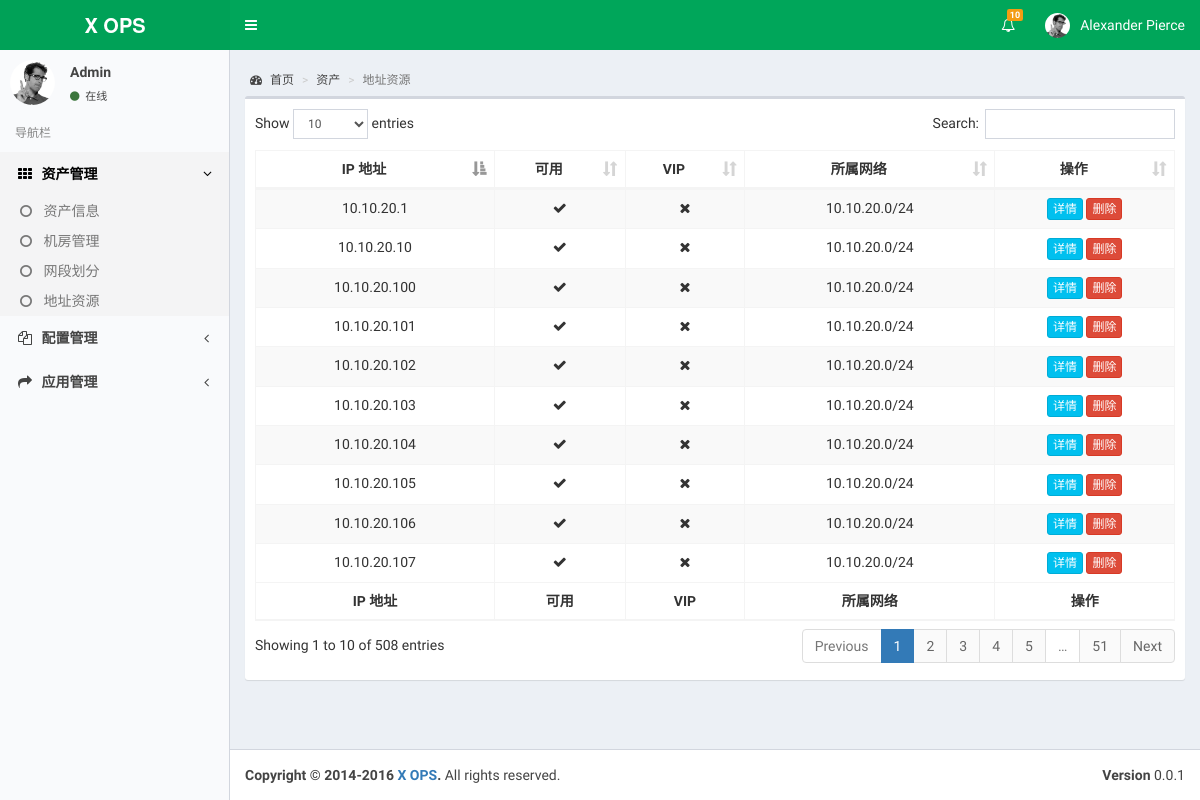
Before: /address with the older database file.
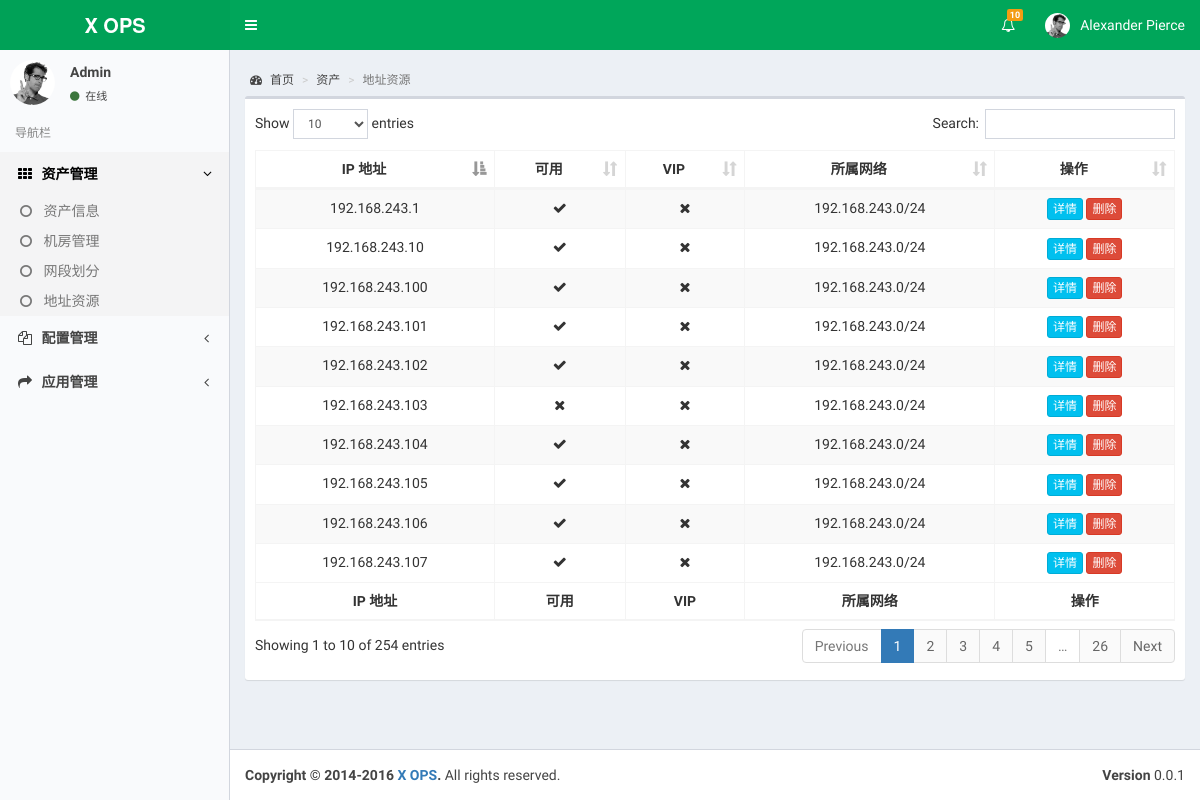
After: the same page with the newer database file.
### cmdb/models.py (models this page shows, shortened)
class IpAddress(models.Model):
    ip_address = models.CharField('IP地址', max_length=20)
    network = models.ForeignKey(Network)
    is_vip = models.BooleanField('是否是vip', default=False)
    class Meta:
        verbose_name = 'IP地址'
        verbose_name_plural = verbose_name
        ordering = ['-ip_address']
    @property
    def is_used(self):
        if self.asset_set.count() == 1:
            return True
        else:
            return False
    def __unicode__(self):
        return self.ip_address
    __str__ = __unicode__

class Network(models.Model):
    usage = models.CharField('用途', max_length=100)
    subnet = models.CharField('子网', max_length=20)
    netmask = models.PositiveSmallIntegerField('网络掩码')
    idc = models.ForeignKey(Idc)
    date = models.DateTimeField('添加时间', auto_now=True)
    class Meta:
        verbose_name = '网络'
        verbose_name_plural = verbose_name
    def __unicode__(self):
        return "%s/%d" % (self.subnet, self.netmask)
    __str__ = __unicode__

### cmdb/views.py (the view)
# urls.py: url(r'^address$', views.IpAddressListView.as_view(), name='address'),
class IpAddressListView(ListView):
    model = models.IpAddress
    context_object_name = 'addresses'
    template_name = 'cmdb/address.html'

### cmdb/templates/cmdb/address.html (shortened to what this page needs)
{% extends 'base.html' %}
{% block custom_css %}
<link rel="stylesheet" href="/static/css/dataTables.bootstrap.min.css">
{% endblock %}
{% block content %}
  <div class="content-wrapper">
    <section class="content-header">
      <ol class="breadcrumb">
        <li><a href="{% url 'cmdb:index' %}"><i class="fa fa-dashboard"></i> 首页</a></li>
        <li><a href="{% url 'cmdb:asset' %}">资产</a></li>
        <li class="active">地址资源</li>
      </ol>
    </section>
    <section class="content">
      <div class="row">
        <div class="col-xs-12">
        <div class="box">
            <div class="box-body">
                <table id="address-table" class="table table-bordered table-striped">
                    <thead>
                    <tr>
                      <th class="text-center">IP 地址</th>
                      <th class="text-center">可用</th>
                      <th class="text-center">VIP</th>
                      <th class="text-center">所属网络</th>
                      <th class="text-center">操作</th>
                    </tr>
                    </thead>
                    <tbody>
                    {% for address in addresses %}
                      <tr class="text-center">
                        <td>{{ address.ip_address }}</td>
                        <td><span class="fa {% if address.is_used %}fa-close{% else %}fa-check{% endif %}"></span></td>
                        <td><span class="fa {% if address.is_vip %}fa-check{% else %}fa-close{% endif %}"></span></td>
                        <td>{{ address.network }}</td>
                        <td>
                            <a href="#" class="btn btn-xs btn-info">详情</a>
                            <a href="#" class="btn btn-xs btn-danger">删除</a>
                        </td>
                      </tr>
                    {% endfor %}
                    </tbody>
                    <tfoot>
                    <tr>
                      <th class="text-center">IP 地址</th>
                      <th class="text-center">可用</th>
                      <th class="text-center">VIP</th>
                      <th class="text-center">所属网络</th>
                      <th class="text-center">操作</th>
                    </tr>
                    </tfoot>
                  </table>
            </div>
          </div>
        </div>
        </div>
    </section>
  </div>
{% endblock %}

Changed rows visible on the page:
removed IpAddress: ip_address "10.10.20.107", is_vip False (drawn), network "10.10.20.0/24"
removed IpAddress: ip_address "10.10.20.106", is_vip False (drawn), network "10.10.20.0/24"
removed IpAddress: ip_address "10.10.20.105", is_vip False (drawn), network "10.10.20.0/24"
removed IpAddress: ip_address "10.10.20.104", is_vip False (drawn), network "10.10.20.0/24"
removed IpAddress: ip_address "10.10.20.103", is_vip False (drawn), network "10.10.20.0/24"
removed IpAddress: ip_address "10.10.20.102", is_vip False (drawn), network "10.10.20.0/24"
removed IpAddress: ip_address "10.10.20.101", is_vip False (drawn), network "10.10.20.0/24"
removed IpAddress: ip_address "10.10.20.100", is_vip False (drawn), network "10.10.20.0/24"
removed IpAddress: ip_address "10.10.20.10", is_vip False (drawn), network "10.10.20.0/24"
removed IpAddress: ip_address "10.10.20.1", is_vip False (drawn), network "10.10.20.0/24"
added IpAddress: ip_address "192.168.243.107", is_vip False (drawn), network "192.168.243.0/24"
added IpAddress: ip_address "192.168.243.106", is_vip False (drawn), network "192.168.243.0/24"
added IpAddress: ip_address "192.168.243.105", is_vip False (drawn), network "192.168.243.0/24"
added IpAddress: ip_address "192.168.243.104", is_vip False (drawn), network "192.168.243.0/24"
added IpAddress: ip_address "192.168.243.103", is_vip False (drawn), network "192.168.243.0/24"
added IpAddress: ip_address "192.168.243.102", is_vip False (drawn), network "192.168.243.0/24"
added IpAddress: ip_address "192.168.243.101", is_vip False (drawn), network "192.168.243.0/24"
added IpAddress: ip_address "192.168.243.100", is_vip False (drawn), network "192.168.243.0/24"
added IpAddress: ip_address "192.168.243.10", is_vip False (drawn), network "192.168.243.0/24"
added IpAddress: ip_address "192.168.243.1", is_vip False (drawn), network "192.168.243.0/24"
Other visible differences:
text written by a page script: "Show entries Search: Showing 1 to 10 of 508 entries Previous 1 2 3 4 5 … 51 Next" → "Show entries Search: Showing 1 to 10 of 254 entries Previous 1 2 3 4 5 … 26 Next"
